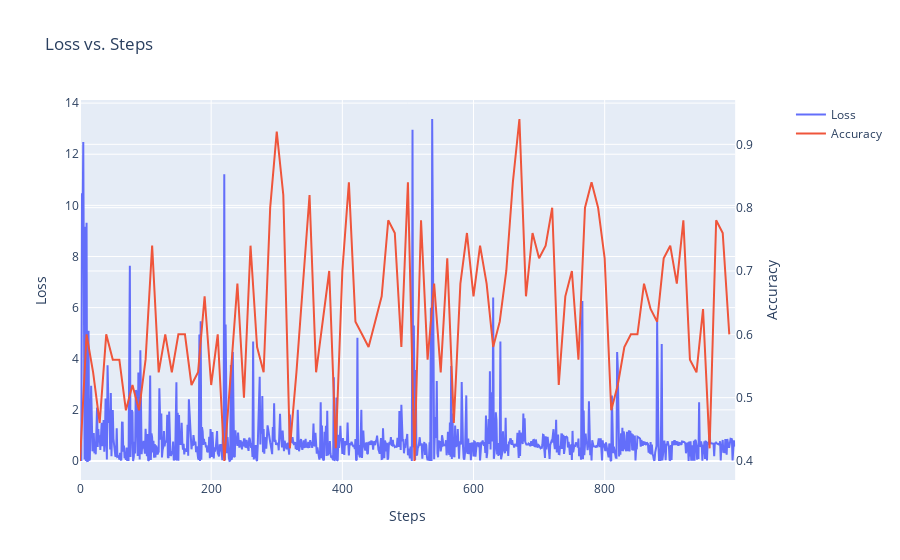

Notebook code for this chart:
### Code cell
model = Net()
model.train()
loss_metric = nn.BCEWithLogitsLoss()

optimizer = torch.optim.Adam(model.parameters(), lr=0.1, weight_decay=5e-4)
i=0
losses = []
accuracies = []
while i < 1000:
    (x,y) = next(dataset)
    out = model(x)
    optimizer.zero_grad()
    loss = loss_metric(out[0], y.float())
    loss.backward()
    optimizer.step()
    losses.append(loss.detach().numpy())
    
    if i % 10 == 0:
        model.eval()
        j=0
        correct = 0
        total = 0
        while j < 50:
            (x,y) = next(dataset)
            out = model(x)
            out = nn.functional.sigmoid(out[0]) > 0.5
            correct += (out == y)
            total += 1
            j+=1
            
        accuracy = correct/total
        accuracies.append(accuracy.detach().numpy()[0])
        model.train()
    i+=1
    
fig = make_subplots(specs=[[{"secondary_y": True}]])
fig.add_trace(go.Scatter(x=list(range(len(losses))), y=losses,  name='Loss'), secondary_y=False)
fig.add_trace(go.Scatter(x=[i*10 for i in range(len(accuracies))], y=accuracies, name='Accuracy'),secondary_y=True)
fig.update_layout(title='Loss vs. Steps', xaxis_title='Steps')
fig.update_yaxes(title_text="Loss", secondary_y=False)
fig.update_yaxes(title_text="Accuracy", secondary_y=True)
fig.show()

### Figure 1 — Plotly figure (JSON) as saved in the notebook; plotly's stock layout.template omitted (floating-point values rounded to 4 significant figures; data arrays with more than 128 entries replaced by an {"elided": "..."} marker saying what was removed)
{"data": [{"name": "Loss", "type": "scatter", "x": {"elided": "1000 int values"}, "xaxis": "x", "y": {"elided": "1000 float values"}, "yaxis": "y"}, {"name": "Accuracy", "type": "scatter", "x": [0, 10, 20, 30, 40, 50, 60, 70, 80, 90, 100, 110, 120, 130, 140, 150, 160, 170, 180, 190, 200, 210, 220, 230, 240, 250, 260, 270, 280, 290, 300, 310, 320, 330, 340, 350, 360, 370, 380, 390, 400, 410, 420, 430, 440, 450, 460, 470, 480, 490, 500, 510, 520, 530, 540, 550, 560, 570, 580, 590, 600, 610, 620, 630, 640, 650, 660, 670, 680, 690, 700, 710, 720, 730, 740, 750, 760, 770, 780, 790, 800, 810, 820, 830, 840, 850, 860, 870, 880, 890, 900, 910, 920, 930, 940, 950, 960, 970, 980, 990], "xaxis": "x", "y": [0.4, 0.6, 0.54, 0.46, 0.6, 0.56, 0.56, 0.48, 0.52, 0.48, 0.56, 0.74, 0.54, 0.6, 0.54, 0.6, 0.6, 0.52, 0.54, 0.66, 0.52, 0.6, 0.4, 0.54, 0.68, 0.5, 0.74, 0.58, 0.54, 0.8, 0.92, 0.82, 0.42, 0.54, 0.68, 0.82, 0.54, 0.62, 0.7, 0.42, 0.7, 0.84, 0.62, 0.6, 0.58, 0.62, 0.66, 0.78, 0.76, 0.58, 0.84, 0.4, 0.78, 0.56, 0.68, 0.54, 0.72, 0.46, 0.68, 0.76, 0.66, 0.74, 0.68, 0.58, 0.62, 0.7, 0.84, 0.94, 0.66, 0.76, 0.72, 0.74, 0.8, 0.52, 0.66, 0.7, 0.56, 0.8, 0.84, 0.8, 0.72, 0.48, 0.52, 0.58, 0.6, 0.6, 0.68, 0.64, 0.62, 0.72, 0.74, 0.68, 0.78, 0.56, 0.54, 0.64, 0.42, 0.78, 0.76, 0.6], "yaxis": "y2"}], "layout": {"title": {"text": "Loss vs. Steps"}, "xaxis": {"anchor": "y", "domain": [0, 0.94], "title": {"text": "Steps"}}, "yaxis": {"anchor": "x", "domain": [0, 1], "title": {"text": "Loss"}}, "yaxis2": {"anchor": "x", "overlaying": "y", "side": "right", "title": {"text": "Accuracy"}}}}
